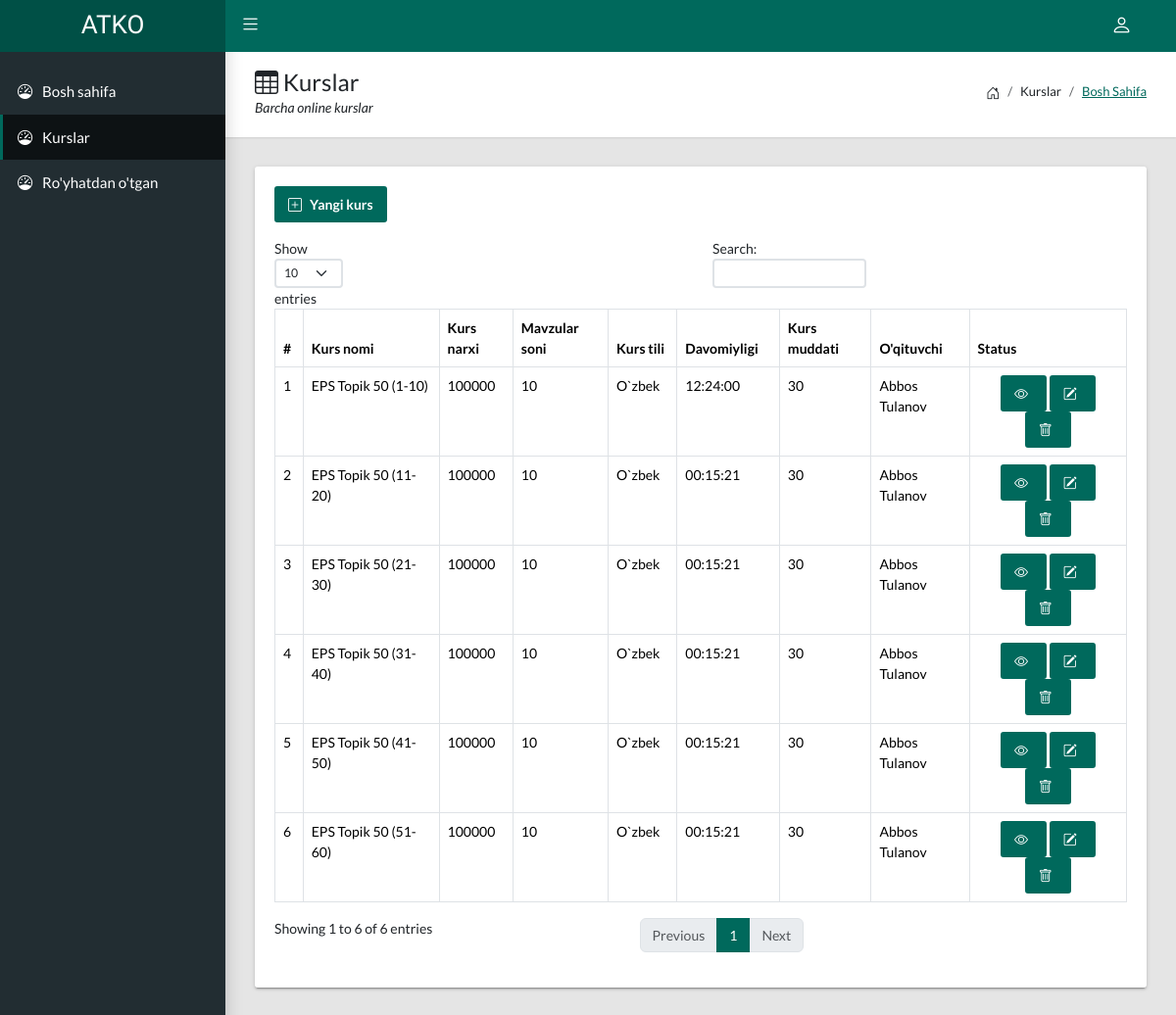
The app's page /admin/cours.php (signed in), older data.
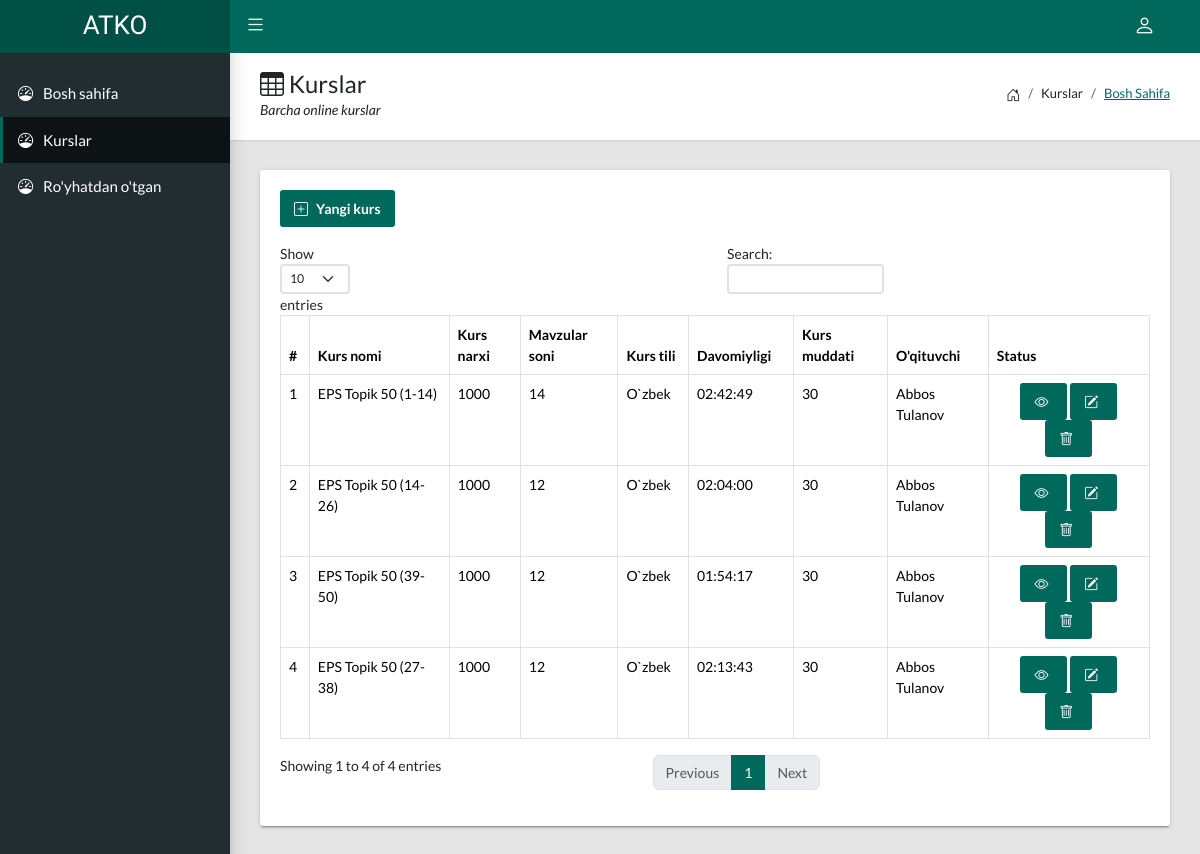
The same page, newer data.
### tables this page shows
CREATE TABLE `cours` (
  `id` int(11) NOT NULL,
  `CoursID` varchar(20) NOT NULL,
  `CoursName` varchar(70) NOT NULL,
  `CoursText` varchar(70) NOT NULL,
  `CoursAbout` longtext NOT NULL,
  `CoursPrice` varchar(20) NOT NULL,
  `CoursImage` varchar(120) NOT NULL,
  `CoursMavzu` int(3) NOT NULL,
  `CoursTil` varchar(11) NOT NULL,
  `CoursDavomiy` varchar(8) NOT NULL,
  `CoursTecher` varchar(70) NOT NULL,
  `TecherImage` varchar(120) NOT NULL,
  `Muddat` int(100) NOT NULL,
  `Data` timestamp NOT NULL DEFAULT current_timestamp()
);

### admin/cours.php (the view, shortened to what this page needs)
<!DOCTYPE html>
<?php
  include("../config/confige.php");
?>
<html lang="en">
  <head>
    <link rel="stylesheet" type="text/css" href="css/main.css">
    <link rel="stylesheet" type="text/css" href="https://cdn.jsdelivr.net/npm/bootstrap-icons@1.10.5/font/bootstrap-icons.css">
  </head>
  <body class="app sidebar-mini">
    <header class="app-header"><a class="app-header__logo" href="index.php">ATKO</a>
        <a class="app-sidebar__toggle" href="#" data-toggle="sidebar" aria-label="Hide Sidebar"></a>
        <ul class="app-nav">
          <li class="dropdown"><a class="app-nav__item" href="#" data-bs-toggle="dropdown" aria-label="Open Profile Menu"><i class="bi bi-person fs-4"></i></a>
          </li>
        </ul>
    </header>
    <aside class="app-sidebar">
        <ul class="app-menu">
          <li>
            <a class="app-menu__item" href="index.php">
              <i class="app-menu__icon bi bi-speedometer"></i><span class="app-menu__label">Bosh sahifa</span>
            </a>
          </li>
          <li>
            <a class="app-menu__item active" href="cours.php">
              <i class="app-menu__icon bi bi-speedometer"></i><span class="app-menu__label">Kurslar</span>
            </a>
          </li>
          <li>
            <a class="app-menu__item" href="users.php">
              <i class="app-menu__icon bi bi-speedometer"></i><span class="app-menu__label">Ro'yhatdan o'tgan</span>
            </a>
          </li>
        </ul>
    </aside>
    <main class="app-content">
      <div class="app-title">
        <div>
          <h1><i class="bi bi-table"></i> Kurslar</h1>
          <p>Barcha online kurslar</p>
        </div>
        <ul class="app-breadcrumb breadcrumb side">
          <li class="breadcrumb-item"><i class="bi bi-house-door fs-6"></i></li>
          <li class="breadcrumb-item">Kurslar</li>
          <li class="breadcrumb-item active"><a href="index.php">Bosh sahifa</a></li>
        </ul>
      </div>
      <div class="row">
        <div class="col-md-12">
          <div class="tile">
            <div class="tile-body">
              <div class="table-responsive">
                <p><a class="btn btn-primary icon-btn" href="./cours_new.php"><i class="bi bi-plus-square me-2"></i>Yangi kurs	</a></p>
                <table class="table table-hover table-bordered" text-center id="sampleTable">
                  <thead>
                    <tr>
                      <th>#</th>
                      <th>Kurs nomi</th>
                      <th>Kurs narxi</th>
                      <th>Mavzular soni</th>
                      <th>Kurs tili</th>
                      <th>Davomiyligi</th>
                      <th>Kurs muddati</th>
                      <th>O'qituvchi</th>
                      <th>Status</th>
                    </tr>
                  </thead>
                  <tbody>
                    <?php
                      $sql = "SELECT * FROM `cours`";
                      $res = $conn->query($sql);
                      $i=1;
                      while ($row = $res->fetch()) {
                    ?>
                    <tr>
                      <td><?php echo $i; ?></td>
                      <td><?php echo $row['CoursName']; ?></td>
                      <td><?php echo $row['CoursPrice']; ?></td>
                      <td><?php echo $row['CoursMavzu']; ?></td>
                      <td><?php echo $row['CoursTil']; ?></td>
                      <td><?php echo $row['CoursDavomiy']; ?></td>
                      <td><?php echo $row['Muddat']; ?></td>
                      <td><?php echo $row['CoursTecher']; ?></td>
                      <td class="text-center">
                          <a class="btn btn-primary" href="cours_eye.php?CoursID=<?php echo $row['CoursID']; ?>"><i class="bi bi-eye"></i></a>
                          <a class="btn btn-primary" href="cours_edit.php?CoursID=<?php echo $row['CoursID']; ?>"><i class="bi bi-pencil-square"></i></a>
                          <a class="btn btn-primary" href="./connect/cours/cours_del.php?CoursID=<?php echo $row['CoursID']; ?>"><i class="bi bi-trash"></i></a>
                      </td>
                    </tr>
                    <?php $i++; } ?>
                  </tbody>
                </table>
              </div>
            </div>
          </div>
        </div>
      </div>
    </main>
    <link rel="stylesheet" href="https://cdn.datatables.net/v/bs5/dt-1.13.4/datatables.min.css">
  </body>
</html>

Row changes from the older to the newer data that the page shows:
removed cours: CoursName "EPS Topik 50 (41-50)", CoursPrice "100000", CoursMavzu "10", CoursTil "O`zbek", CoursDavomiy "00:15:21", Muddat "30", CoursTecher "Abbos Tulanov"
removed cours: CoursName "EPS Topik 50 (51-60)", CoursPrice "100000", CoursMavzu "10", CoursTil "O`zbek", CoursDavomiy "00:15:21", Muddat "30", CoursTecher "Abbos Tulanov"
changed cours: CoursName "EPS Topik 50 (1-10)" → "EPS Topik 50 (1-14)"; CoursPrice "100000" → "1000"; CoursMavzu "10" → "14"; CoursDavomiy "12:24:00" → "02:42:49"
changed cours: CoursName "EPS Topik 50 (11-20)" → "EPS Topik 50 (14-26)"; CoursPrice "100000" → "1000"; CoursMavzu "10" → "12"; CoursDavomiy "00:15:21" → "02:04:00"
changed cours: CoursName "EPS Topik 50 (21-30)" → "EPS Topik 50 (39-50)"; CoursPrice "100000" → "1000"; CoursMavzu "10" → "12"; CoursDavomiy "00:15:21" → "01:54:17"
changed cours: CoursName "EPS Topik 50 (31-40)" → "EPS Topik 50 (27-38)"; CoursPrice "100000" → "1000"; CoursMavzu "10" → "12"; CoursDavomiy "00:15:21" → "02:13:43"
Text that changed along with them:
text written by a page script: "Show entries Search: Showing 1 to 6 of 6 entries Previous 1 Next" → "Show entries Search: Showing 1 to 4 of 4 entries Previous 1 Next"
